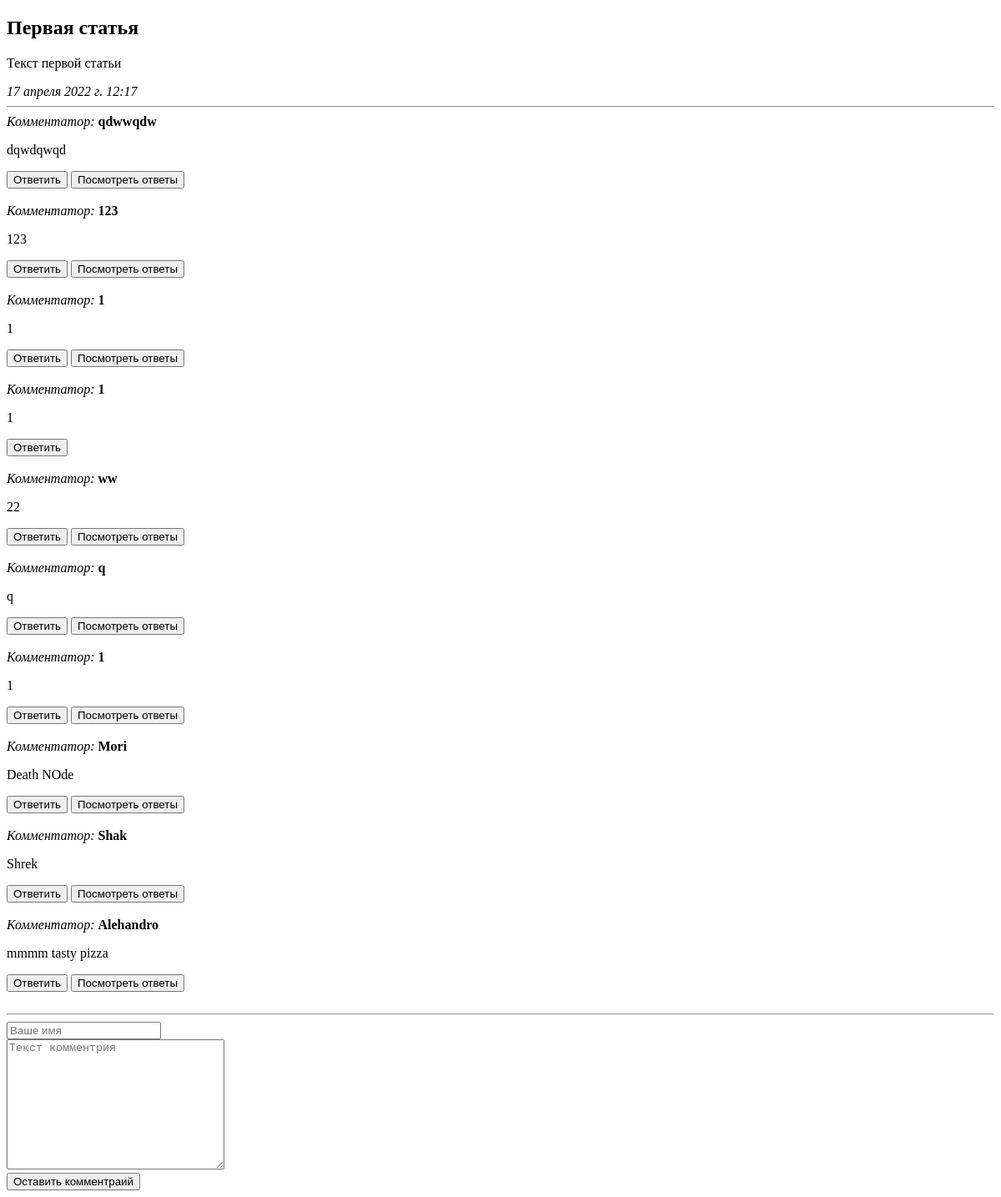
The app's page /articles/1/, older data.
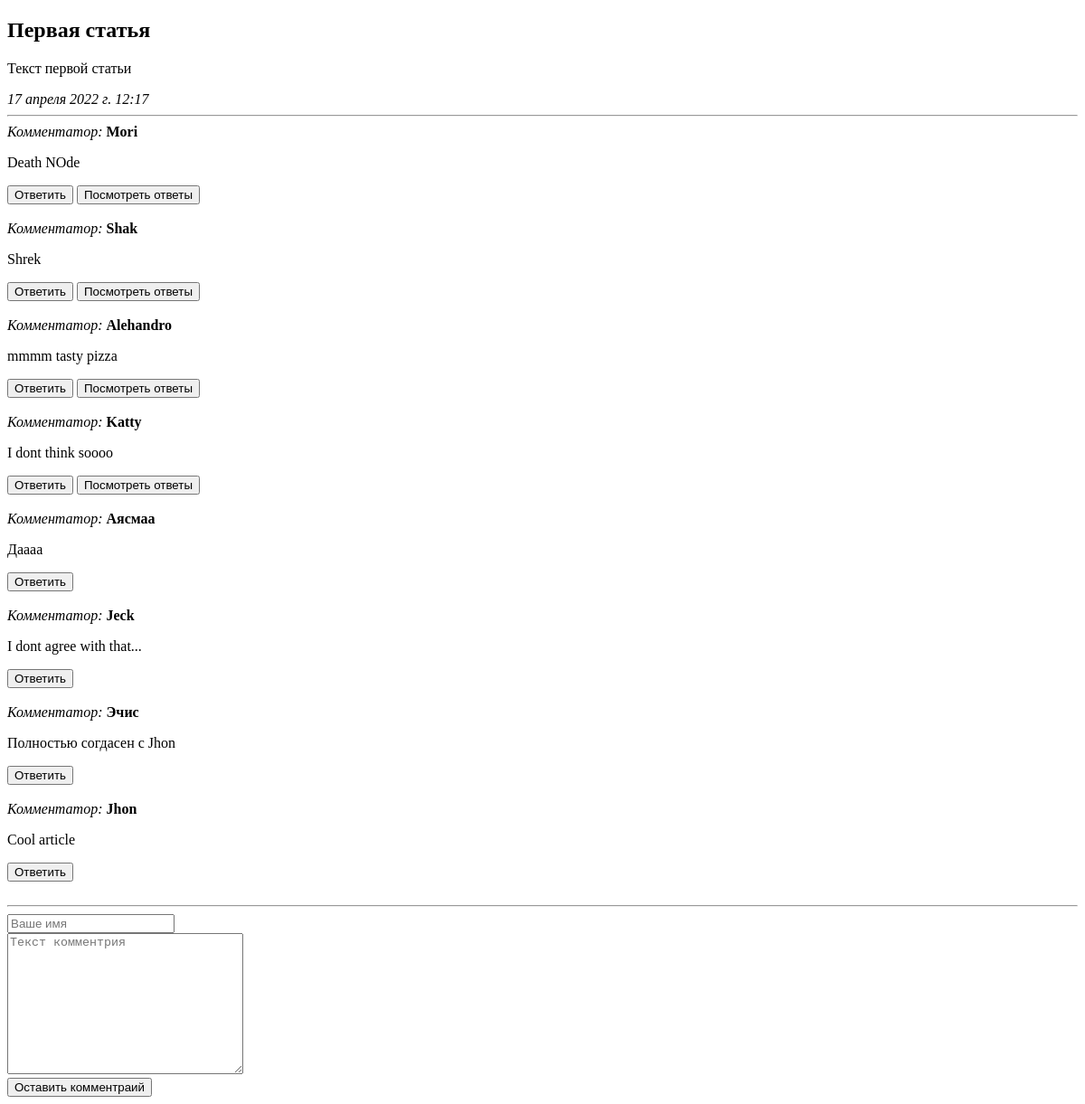
The same page, newer data.
### articles/models.py (models this page shows, shortened)
class Comment(models.Model):
    article = models.ForeignKey(Article, on_delete= models.CASCADE)
    parents_id = models.CharField('Родители комментария',max_length= 200)
    active = models.BooleanField(default=True)
    author_name = models.CharField('Имя автора', max_length= 50, unique=True)
    text = models.CharField('Текст комментария', max_length= 200)
    class Meta:
        verbose_name = 'Комментарии'
        verbose_name_plural = 'Комментарии'

### articles/views.py (the view)
# urls.py: path('<int:article_id>/', views.detail, name= 'detail'),
def detail(request, article_id):
    try:
        a = Article.objects.get(id = article_id)
    except:
        raise Http404("Статья не найдена!")
    latest_comments_list = a.comment_set.filter(active=True).order_by('-id')[:10]
    latest_comments_comments_list = a.comment_set.filter(active=False).order_by('-id')
    all_comment = []
    tmp_third_level = []
    for i in latest_comments_list:  #Родительский комментарии
        i = comment_to_dictionary(i)
        id = str(i['id'])     #Id родительского комментария
        dictionory_first_level ={}           # 1 уровень словаря, где будут комменты 1 уровня
        dictionory_first_level['parent'] = i
        tmp_first_level = []           # Будут комментарии 2 уровня,
        k = 0 #Не нужен
        check = True         # Для проверок
        for j in latest_comments_comments_list:
            j =  comment_to_dictionary(j)
            tmp_second_level = []                 # Будут комментарии 3 уровня,
            dictionory_second_level = {}            # 2 уровень словаря, где будут комменты 2 уровня, 1 экземпляр
            num_first_plus = str(j['parents_id']).find('+')
            if num_first_plus == -1:     # если равен -1, то комментарий 2 уровня
                parent_frist_id = str(j['parents_id'])        # комментарий 2 уровня
                if id == parent_frist_id:            # проверка, комментарий 2 уровня дочерний 1 уровня
                    dictionory_second_level['parent'] = j   #yes
                    if len(tmp_third_level) != 0:      #если был комментарий 3 уровня, он будет записан сюда,
                        for l in tmp_third_level:       # коментарии 3 уровня, надо поверить дочерние ли они
                            num_first_tmp_plus = str(l['parents_id']).find('+')
                            parent_second_id = str(l['parents_id'])[num_first_tmp_plus + 1:]    # родитель комментария 3 уровня
                            if parent_second_id == str(j['id']):
                                tmp_second_level.append(l)         # комментарий 3 уровня помещаем в лист, комментария 2 уровня
                        if (len(tmp_second_level) != 0):  #если лист комментария 2 уровня пуст, значит детей нет
                            dictionory_second_level['child'] = tmp_second_level      #добавляем детей комментарию 2 уровня
                        else:
                            dictionory_second_level['child'] = None
                    else:                       # у комментария 1 уровня нет детей
                        dictionory_second_level['child'] = None
                    tmp_first_level.append(dictionory_second_level)   #комментарий 1 уровнял, 1 экземпляр, 1 словарь
            else:  #3 уровня и выше комментарии помещаются в tmp_third_level, для того чтобы потом для комментариев 2 уровня получить их
                if (len(tmp_third_level) != 0 ):   #не первый комментарии 3 уровня, если он уже записан в лист комментарии 3 уровня, его не берём
                    for l in tmp_third_level:
                        if l['id'] == j['id']:  # проверка
                            check = False
                            break
                if check:     # комментарий 3 уровня и выше не записан в лист tmp_third_level
                    parent_frist_id = str(j['parents_id'])[:num_first_plus]
                    num_second_plus = str(j['parents_id'])[num_first_plus + 1:].find('+')
                    if num_second_plus != -1: #Выше 3 уровня вложенные комментарии не берём
                        pass
                    else:
                        parent_second_id = str(j['parents_id'])[num_first_plus + 1:]
                        tmp_third_level.append(j)
        if len(tmp_first_level) != 0:
            dictionory_first_level['child'] = tmp_first_level
        else:
            dictionory_first_level['child'] = None
        all_comment.append(dictionory_first_level)
    return render(request, 'detail.html', {'article' : a, 'all_comment' : all_comment })

### articles/views.py (called while the page is built)
def comment_to_dictionary(model_comment_object):
    if model_comment_object == None:
        return None
    dictionary = {}
    dictionary["id"] = model_comment_object.id
    dictionary["author_name"] = model_comment_object.author_name
    dictionary["text"] = model_comment_object.text
    dictionary["parents_id"] = model_comment_object.parents_id
    dictionary["article_id"] = model_comment_object.article.id
    return dictionary

### articles/templates/detail.html (shortened to what this page needs)
{% extends 'base.html' %}
{% block content%}
<div class="article_id" value="{{ article.id }}"></div><h2>{{ article.title }}</h2>
<p>{{ article.text }}</p>
<em>{{ article.pub_date }}</em>
<hr>
<div class="comments" id="comments">
{% if all_comment %}
    {% for c in all_comment %}
        <div class = "comment_1" name= "comment" value = '{{ c.parent.id }}' >
                <em>Комментатор: </em><strong>{{ c.parent.author_name }}</strong>
                <p> {{ c.parent.text }} </p>
                <button type="button" class = "answer_button" value="{{ c.parent.id }}" >Ответить</button>
                {% if c.child %}
                    <button type="button" class = "answer_show_button" value="2" >Посмотреть ответы</button>
                {% endif %}
            <br>
            <br>
        </div>
    {% endfor %}
{% else %}
    Комментарии не найдены, станьте первым!
{% endif %}
</div>
<hr>
<div id="add_comment">
    <form action='' method="POST">
        <input type="text" id = 'add_name_comment_1' required placeholder="Ваше имя" name="name"><br>
        <textarea  name="text" id = 'add_text_comment_1' required="" placeholder="Текст комментрия" cols="30" rows="10"></textarea><br>
        <input type="button" id=1 class="sent_button_comment" value="Оставить комментраий"> </input>
    </form>
</div>
    {% load static %}
{% endblock %}

Row changes from the older to the newer data that the page shows:
removed Comment: parent.author_name "qdwwqdw", parent.text "dqwdqwqd"
removed Comment: parent.author_name "123", parent.text "123"
removed Comment: parent.author_name "ww", parent.text "22"
now on this page (row unchanged): Comment: parent.author_name "Katty", parent.text "I dont think soooo"
now on this page (row unchanged): Comment: parent.author_name "Аясмаа", parent.text "Даааа"
now on this page (row unchanged): Comment: parent.author_name "Jeck", parent.text "I dont agree with that..."
now on this page (row unchanged): Comment: parent.author_name "Эчис", parent.text "Полностью согдасен с Jhon"
now on this page (row unchanged): Comment: parent.author_name "Jhon", parent.text "Cool article"
Text that changed along with them:
new list line: "Комментатор: Ответить Посмотреть ответы"
new list line: "Комментатор: Ответить"
list line gone: "Комментатор: Ответить Посмотреть ответы"
list line gone: "Комментатор: 1 1 Ответить Посмотреть ответы"
list line gone: "Комментатор: 1 1 Ответить"
list line gone: "Комментатор: q q Ответить Посмотреть ответы"
